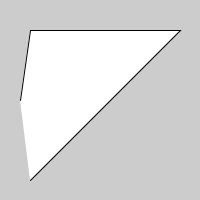
Frame 1 (no input)
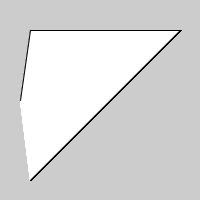
Frame 60 (the mouse pressed at the canvas centre just before this capture)
Frame 120 (the mouse held since frame 60 and released just before this capture): identical to frame 60, image omitted

The Processing sketch that drew these frames (run headless with seeded random() and noise(); from frame 60 on, the mouse is pressed at the canvas centre):

// Processing sketch: vertex_quad
// ── vertex_quad.pde
void setup(){
  size(200, 200);
}

void draw(){
  beginShape();
  vertex(30, 180);
  vertex(180, 30);
  vertex(30, 30);
  vertex(30, 30);
  vertex(20, 100);
  endShape();
  
}
